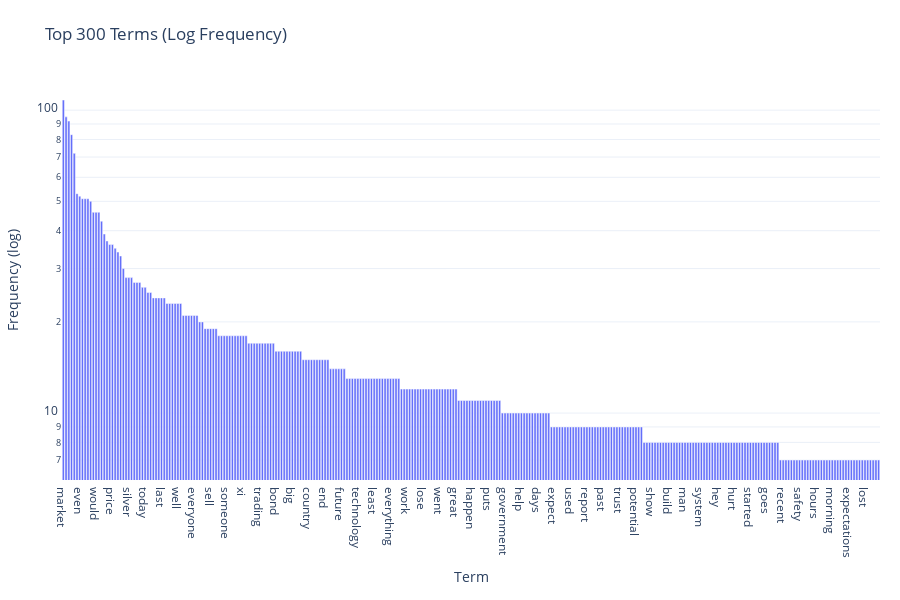

Here is the notebook cell this chart was saved with:
### Markdown cell above
### >>> **Exercise 15:** 
You can copy the code from the previous exercise and change the 'term_frequencies' variable for the 'term_frequencies_log', comment about the differences that you observe and talk about other possible insights that we can get from a log distribution.

### Code cell
import plotly.graph_objects as go

term_freq = np.asarray(reddit_counts.sum(axis=0)).ravel()
terms = count_vect.get_feature_names_out()

# Build & sort dataframe
df = pd.DataFrame({'term': terms, 'freq': term_freq}).sort_values('freq', ascending=False, ignore_index=True)

# df already sorted descending by 'freq'
df['rank'] = np.arange(1, len(df) + 1)

k = min(300, len(df))
fig = go.Figure(go.Bar(
    x=df['term'].head(k),
    y=df['freq'].head(k),
))
fig.update_yaxes(type="log")
fig.update_layout(
    title=f"Top {k} Terms (Log Frequency)",
    xaxis_title="Term",
    yaxis_title="Frequency (log)",
    template="plotly_white",
    height=600,
    margin=dict(l=40, r=20, t=80, b=120)
)
fig.show()

### Figure 1 — Plotly figure (JSON) as saved in the notebook; plotly's stock layout.template omitted (floating-point values rounded to 4 significant figures; data arrays with more than 128 entries replaced by an {"elided": "..."} marker saying what was removed)
{"data": [{"type": "bar", "x": {"elided": "300 str values"}, "y": {"elided": "300 int values"}}], "layout": {"height": 600, "margin": {"b": 120, "l": 40, "r": 20, "t": 80}, "title": {"text": "Top 300 Terms (Log Frequency)"}, "xaxis": {"title": {"text": "Term"}}, "yaxis": {"title": {"text": "Frequency (log)"}, "type": "log"}}}
